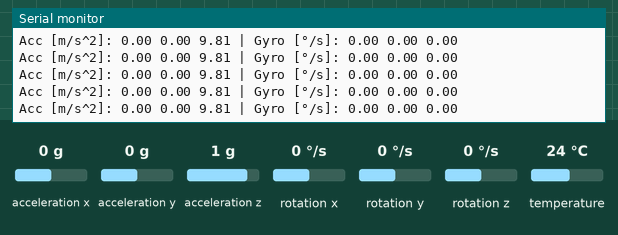
A sketch run on a simulated ESP32. On the bench: the last lines printed to the serial monitor. The test bench sets the inputs (shaded band); at power-on: acceleration x 0 g, acceleration y 0 g, acceleration z 1 g, rotation x 0 °/s, rotation y 0 °/s, rotation z 0 °/s, temperature 24 °C.

Above: at 1.2 s.
1.3 s: acceleration x set to -1.4 g
At 1.35 s:
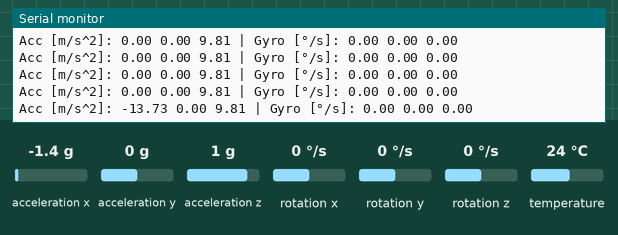
2.8 s: acceleration y set to -1.4 g
At 2.89 s:
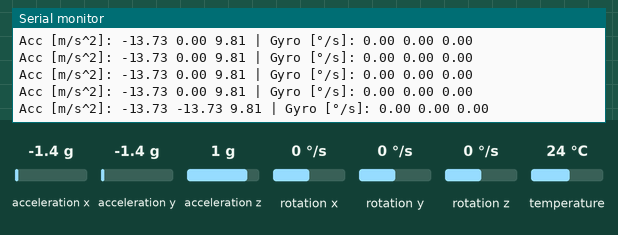
4.3 s: acceleration z set to -1.4 g
At 4.33 s:
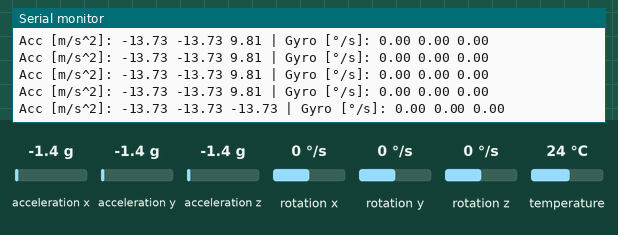
5.8 s: rotation x set to -192 °/s
At 5.87 s:
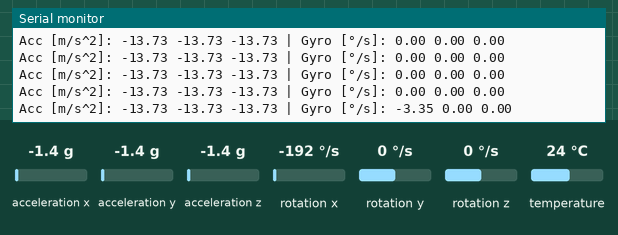
7.3 s: rotation y set to -192 °/s
At 7.3 s:
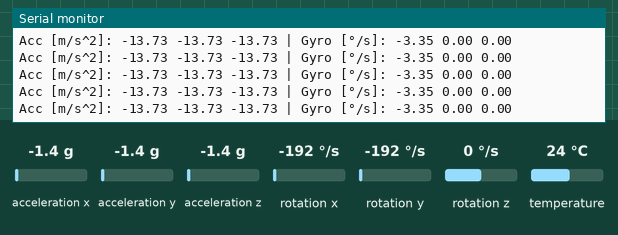

Measured:
- after the input at 1.3 s, the serial monitor: prints a new line after 0.05 s (image 1)
- after the input at 2.8 s, the serial monitor: prints a new line after 0.09 s (image 2)
- after the input at 4.3 s, the serial monitor: prints a new line at once (image 3)
- after the input at 5.8 s, the serial monitor: prints a new line after 0.06 s (image 4)

The sketch:

acelerometro_giros.ino
```cpp
#include <Wire.h>
#include <Adafruit_MPU6050.h>
#include <Adafruit_Sensor.h>

#define SDA_PIN 23
#define SCL_PIN 19

Adafruit_MPU6050 mpu;

void setup() {
  Serial.begin(115200);
  Wire.begin(SDA_PIN, SCL_PIN, 400000); // I²C a 400 kHz

  // Scanner simples
  byte found = 0;
  for (byte addr = 1; addr < 127; addr++) {
    Wire.beginTransmission(addr);
    if (Wire.endTransmission() == 0) {
      Serial.printf("I2C encontrado em 0x%02X\n", addr);
      found++;
    }
  }
  if (!found) Serial.println("Nada no I2C.");

  // Inicializa MPU6050 no 0x68
  if (!mpu.begin(0x68, &Wire)) {
    Serial.println("MPU6050 não encontrado!");
    while (1) delay(10);
  }

  mpu.setAccelerometerRange(MPU6050_RANGE_8_G);
  mpu.setGyroRange(MPU6050_RANGE_500_DEG);
  mpu.setFilterBandwidth(MPU6050_BAND_21_HZ);
}

void loop() {
  sensors_event_t a, g, temp;
  mpu.getEvent(&a, &g, &temp);
  Serial.printf("Acc [m/s^2]: %.2f %.2f %.2f | Gyro [°/s]: %.2f %.2f %.2f\n",
                a.acceleration.x, a.acceleration.y, a.acceleration.z,
                g.gyro.x, g.gyro.y, g.gyro.z);
  delay(100);
}
```
